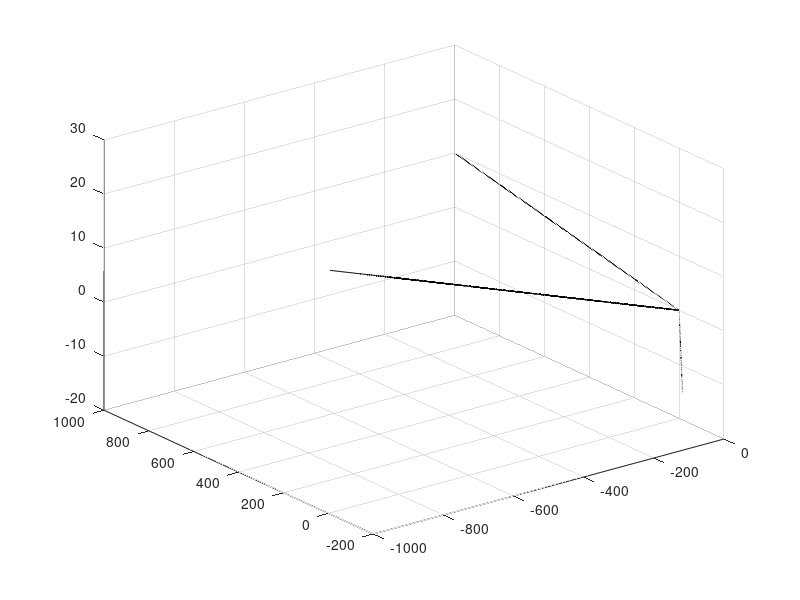

The MATLAB script that drew this image:
% 力の成分
f1 = [0 1 0];
f2 = [-1 0 0];
f3 = [0 1 0];

% 位置ベクトル
l1 = [0.01 0.025 0];
l2 = [0.005 0.025 0];
l3 = [-0.015 0.03 0];

% モーメントの値を格納する箇所
moment_f1 = [];
moment_f2 = [];
moment_f3 = [];

for i = 0:5:999
    edit_f1 = i * f1;
    edit_f2 = i * f2;
    edit_f3 = i * f3;

    now_moment1 = cross(l1, edit_f1);
    now_moment2 = cross(l2, edit_f2);
    now_moment3 = cross(l3, edit_f3);

    wrench_f1 = [edit_f1(1) edit_f1(2) now_moment1(3)];
    wrench_f2 = [edit_f2(1) edit_f2(2) now_moment2(3)];
    wrench_f3 = [edit_f3(1) edit_f3(2) now_moment3(3)];

    moment_f1 = [moment_f1; wrench_f1];
    moment_f2 = [moment_f2; wrench_f2];
    moment_f3 = [moment_f3; wrench_f3];

end

x1 = moment_f1(:,1);

x1_mat = reshape(x1, [],5);

y1 = moment_f1(:,2);
y1_mat = reshape(y1, [],5);

z1 = moment_f1(:,3);
z1_mat = reshape(z1, [],5);

surf(x1_mat, y1_mat, z1_mat);

hold on;

x2 = moment_f2(:,1);

x2_mat = reshape(x2, [],5);

y2 = moment_f2(:,2);
y2_mat = reshape(y2, [],5);

z2 = moment_f2(:,3);
z2_mat = reshape(z2, [],5);

surf(x2_mat, y2_mat, z2_mat);

x3 = moment_f3(:,1);

x3_mat = reshape(x3, [],5);

y3 = moment_f3(:,3);
y3_mat = reshape(y3, [],5);

z3 = moment_f3(:,3);
z3_mat = reshape(z3, [],5);

surf(x3_mat, y3_mat, z3_mat);

hold off;